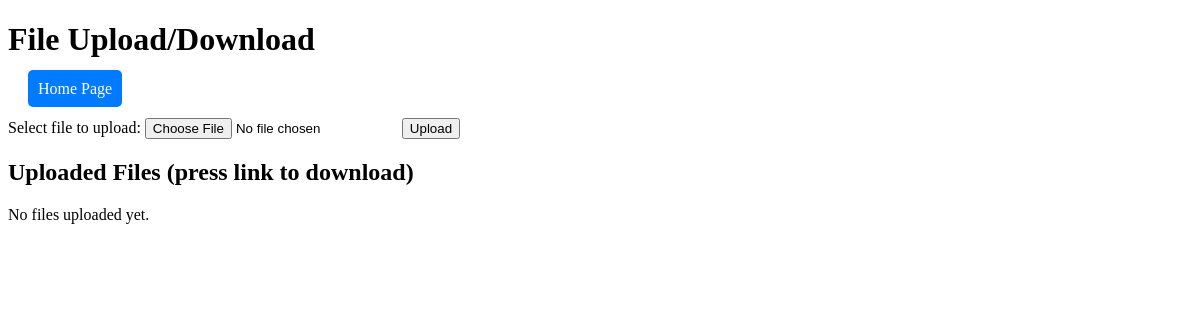
Before: /upload.php with the older database file.
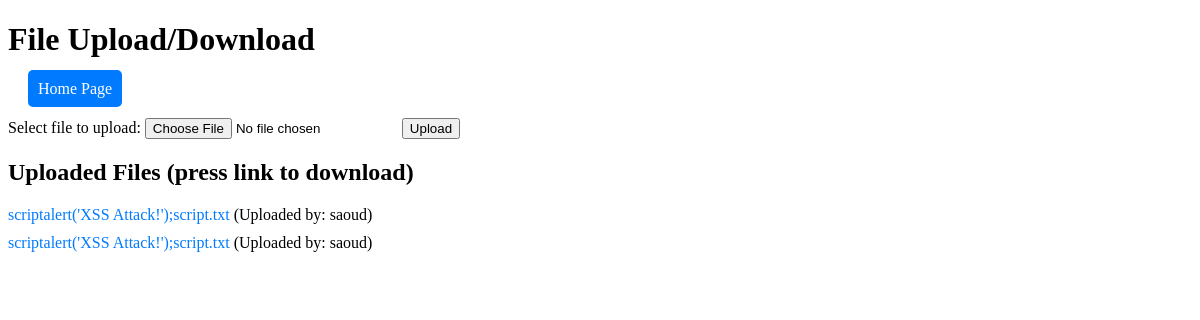
After: the same page with the newer database file.
### tables this page shows
CREATE TABLE `uploaded_files` (
  `id` int NOT NULL,
  `username` varchar(255) NOT NULL,
  `filename` varchar(255) NOT NULL,
  `uploaded_at` datetime DEFAULT CURRENT_TIMESTAMP
);

### upload.php (the view, shortened to what this page needs)
<?php
include 'config.php';
$stmt = $conn->query("SELECT * FROM uploaded_files ORDER BY uploaded_at DESC");
$files = $stmt->fetchAll(PDO::FETCH_ASSOC);
?>
<!DOCTYPE html>
<html>
<head>
</head>
<body>
<h1>File Upload/Download</h1>
<div style="margin: 20px; text-align: left;">
    <a href="index.php" style="text-decoration: none; padding: 10px; background: #007bff; color: white; border-radius: 5px;">
        Home Page
    </a>
</div>
<form method="post" enctype="multipart/form-data">
    Select file to upload:
    <input type="file" name="file" required>
    <button type="submit">Upload</button>
</form>
<div class="file-list">
    <h2>Uploaded Files (press link to download)</h2>
    <?php if (count($files) > 0) : ?>
        <?php foreach ($files as $file) : ?>
            <div class="file-item">
                <a class="file-link" href="uploads/<?php echo $file['filename']; ?>" download>
                    <?php echo $file['filename']; ?>
                </a>
                <span> (Uploaded by: <?php echo $file['username']; ?>)</span>
            </div>
        <?php endforeach; ?>
    <?php else : ?>
        <p>No files uploaded yet.</p>
    <?php endif; ?>
</div>
</body>
</html>

### upload.php (style rules this page uses)
.file-list { margin-top: 20px; }
.file-item { margin-bottom: 10px; }
.file-link { text-decoration: none; color: #007bff; }

Changed rows visible on the page:
added uploaded_files: filename "scriptalert('XSS Attack!');script.txt", username "saoud"
added uploaded_files: filename "scriptalert('XSS Attack!');script.txt", username "saoud"
Other visible differences:
text no longer shown: "No files uploaded yet."
